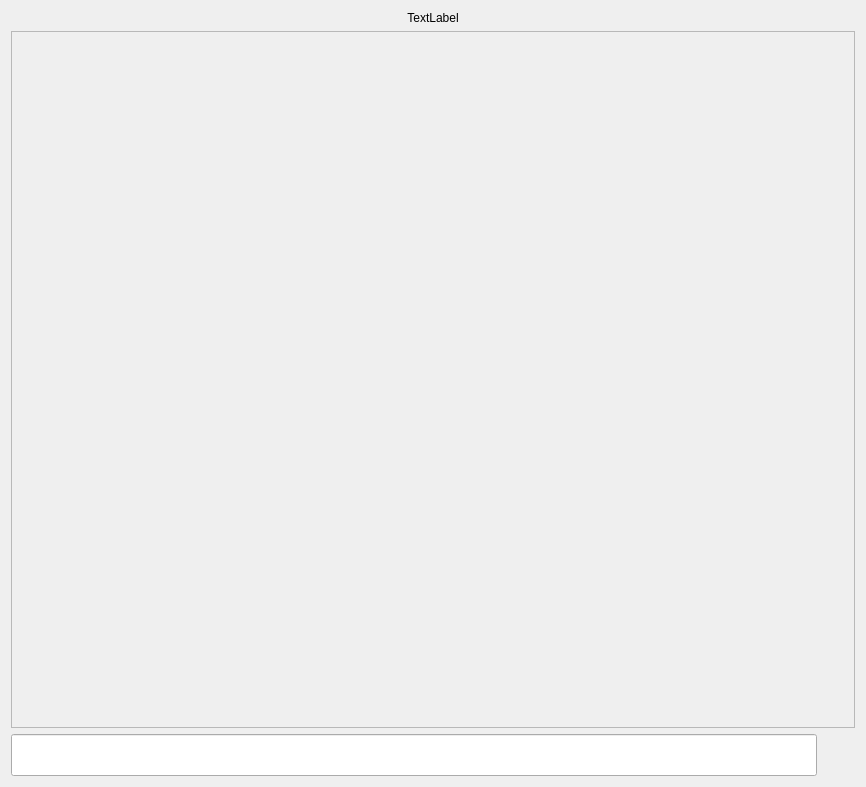
<?xml version="1.0" encoding="UTF-8"?>
<ui version="4.0">
 <class>Form</class>
 <widget class="QWidget" name="Form">
  <property name="geometry">
   <rect>
    <x>0</x>
    <y>0</y>
    <width>866</width>
    <height>787</height>
   </rect>
  </property>
  <property name="windowTitle">
   <string>Form</string>
  </property>
  <layout class="QVBoxLayout" name="verticalLayout_2">
   <item>
    <layout class="QVBoxLayout" name="verticalLayout">
     <item>
      <layout class="QHBoxLayout" name="horizontalLayout_3">
       <item>
        <widget class="QPushButton" name="backbutton">
         <property name="focusPolicy">
          <enum>Qt::NoFocus</enum>
         </property>
         <property name="styleSheet">
          <string notr="true">QPushButton {
    background: transparent;
    border: none;
}</string>
         </property>
         <property name="text">
          <string/>
         </property>
         <property name="icon">
          <iconset resource="resources.qrc">
           <normaloff>:/icons/Back</normaloff>:/icons/Back</iconset>
         </property>
         <property name="iconSize">
          <size>
           <width>70</width>
           <height>70</height>
          </size>
         </property>
         <property name="flat">
          <bool>true</bool>
         </property>
        </widget>
       </item>
       <item>
        <widget class="QLabel" name="pfp">
         <property name="text">
          <string/>
         </property>
         <property name="pixmap">
          <pixmap resource="resources.qrc">:/icons/DefaultPFPSmall</pixmap>
         </property>
         <property name="alignment">
          <set>Qt::AlignCenter</set>
         </property>
        </widget>
       </item>
       <item>
        <widget class="QLabel" name="username">
         <property name="text">
          <string>TextLabel</string>
         </property>
         <property name="alignment">
          <set>Qt::AlignCenter</set>
         </property>
        </widget>
       </item>
       <item>
        <widget class="QPushButton" name="phonebutton">
         <property name="focusPolicy">
          <enum>Qt::NoFocus</enum>
         </property>
         <property name="styleSheet">
          <string notr="true">QPushButton {
    background: transparent;
    border: none;
}</string>
         </property>
         <property name="text">
          <string/>
         </property>
         <property name="icon">
          <iconset resource="resources.qrc">
           <normaloff>:/icons/Phone</normaloff>:/icons/Phone</iconset>
         </property>
         <property name="iconSize">
          <size>
           <width>70</width>
           <height>70</height>
          </size>
         </property>
         <property name="flat">
          <bool>true</bool>
         </property>
        </widget>
       </item>
       <item>
        <widget class="QPushButton" name="videobutton">
         <property name="focusPolicy">
          <enum>Qt::NoFocus</enum>
         </property>
         <property name="styleSheet">
          <string notr="true">QPushButton {
    background: transparent;
    border: none;
}</string>
         </property>
         <property name="text">
          <string/>
         </property>
         <property name="icon">
          <iconset resource="resources.qrc">
           <normaloff>:/icons/Video</normaloff>:/icons/Video</iconset>
         </property>
         <property name="iconSize">
          <size>
           <width>70</width>
           <height>70</height>
          </size>
         </property>
         <property name="flat">
          <bool>true</bool>
         </property>
        </widget>
       </item>
      </layout>
     </item>
     <item>
      <widget class="QScrollArea" name="scrollArea">
       <property name="horizontalScrollBarPolicy">
        <enum>Qt::ScrollBarAlwaysOff</enum>
       </property>
       <property name="widgetResizable">
        <bool>true</bool>
       </property>
       <widget class="QWidget" name="scrollcontents">
        <property name="enabled">
         <bool>true</bool>
        </property>
        <property name="geometry">
         <rect>
          <x>0</x>
          <y>0</y>
          <width>844</width>
          <height>609</height>
         </rect>
        </property>
        <layout class="QVBoxLayout" name="verticalLayout_4">
         <item>
          <layout class="QVBoxLayout" name="verticalLayout_3">
           <item>
            <spacer name="verticalSpacer">
             <property name="orientation">
              <enum>Qt::Vertical</enum>
             </property>
             <property name="sizeHint" stdset="0">
              <size>
               <width>20</width>
               <height>40</height>
              </size>
             </property>
            </spacer>
           </item>
          </layout>
         </item>
        </layout>
       </widget>
      </widget>
     </item>
     <item>
      <layout class="QHBoxLayout" name="horizontalLayout_2">
       <item>
        <widget class="QLineEdit" name="lineEdit">
         <property name="minimumSize">
          <size>
           <width>0</width>
           <height>0</height>
          </size>
         </property>
         <property name="font">
          <font>
           <family>Mongolian Baiti</family>
           <pointsize>18</pointsize>
          </font>
         </property>
         <property name="alignment">
          <set>Qt::AlignLeading|Qt::AlignLeft|Qt::AlignVCenter</set>
         </property>
        </widget>
       </item>
       <item>
        <widget class="QPushButton" name="sendbutton">
         <property name="focusPolicy">
          <enum>Qt::NoFocus</enum>
         </property>
         <property name="styleSheet">
          <string notr="true">QPushButton {
    background: transparent;
    border: none;
}</string>
         </property>
         <property name="text">
          <string/>
         </property>
         <property name="icon">
          <iconset resource="resources.qrc">
           <normaloff>:/icons/Send</normaloff>:/icons/Send</iconset>
         </property>
         <property name="iconSize">
          <size>
           <width>220</width>
           <height>70</height>
          </size>
         </property>
         <property name="flat">
          <bool>true</bool>
         </property>
        </widget>
       </item>
      </layout>
     </item>
    </layout>
   </item>
  </layout>
 </widget>
 <resources>
  <include location="resources.qrc"/>
 </resources>
 <connections/>
</ui>
